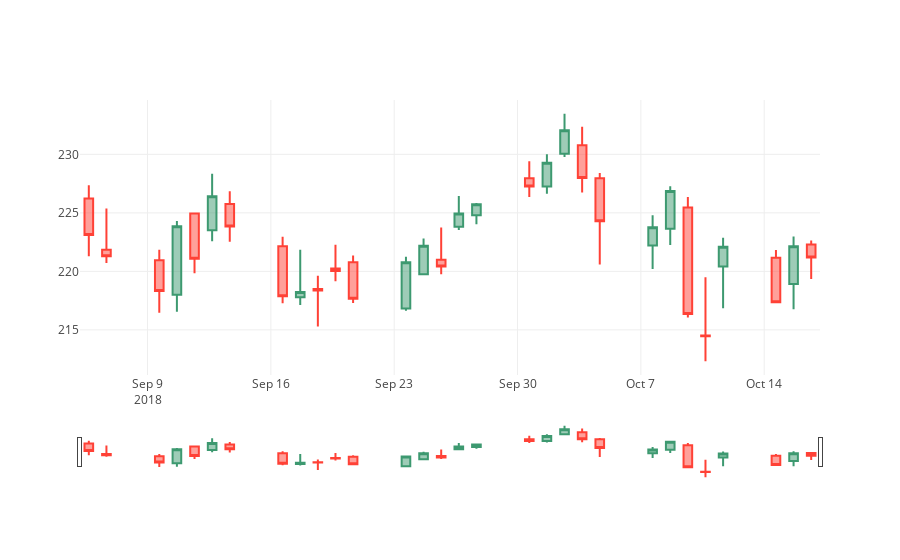

Write notebook code for a chart like this one.
### Code cell
trace = go.Candlestick(    #只需修改函数名称
    x = df30.index,
    open = df30.open,
    high = df30.high,
    low = df30.low,
    close = df30.close,
)

plotly.offline.iplot([trace])
